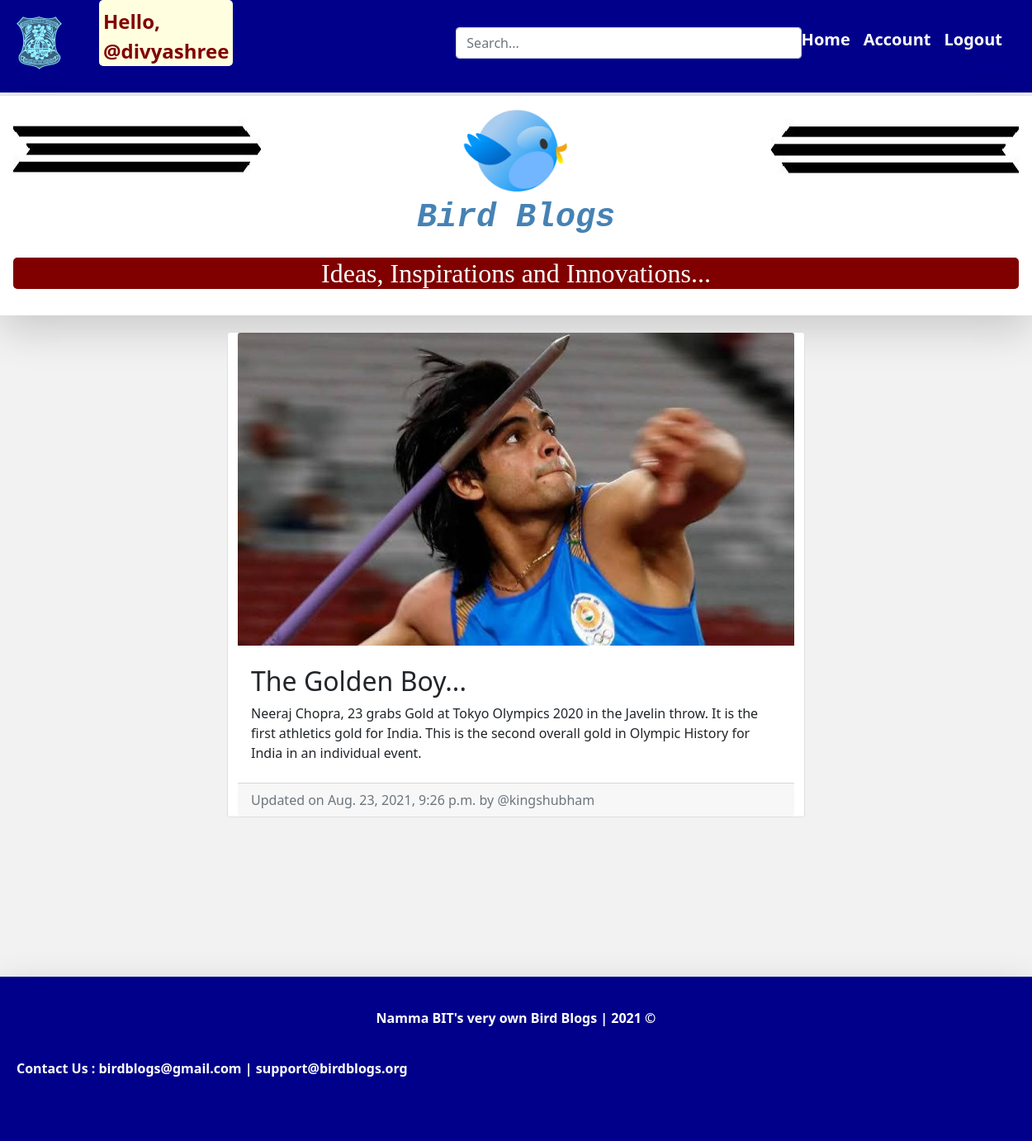
Page /blog/kingshubham-the-golden-boy/ (signed in) on the committed database.
### account/models.py (models this page shows, shortened)
class Account(AbstractBaseUser):
 	email=models.EmailField(verbose_name="email",max_length=60,unique=True)
 	username=models.CharField(verbose_name="username",max_length=30,unique=True)
 	date_joined=models.DateTimeField(verbose_name='date joined',auto_now_add=True)
 	last_login=models.DateTimeField(verbose_name='last login',auto_now=True)
 	is_admin=models.BooleanField(default=False)
 	is_student=models.BooleanField(default=True)
 	is_staff=models.BooleanField(default=False)
 	is_superuser=models.BooleanField(default=False)
 	USERNAME_FIELD='username'
 	REQUIRED_FIELDS=['email',]
 	objects=MyAccountManager()
 	def __str__(self):
 		return self.username

### blog/models.py (models this page shows, shortened)
class BlogPost(models.Model):
	title					=models.CharField(max_length=50,null=False, blank=False)
	body					=models.TextField(max_length=5000,null=False, blank=False)
	image					=models.ImageField(upload_to=upload_location,null=False, blank=False)
	date_published			=models.DateTimeField(auto_now_add=True, verbose_name="date published")
	date_updated			=models.DateTimeField(auto_now=True, verbose_name="date updated")
	author					=models.ForeignKey(settings.AUTH_USER_MODEL, on_delete=models.CASCADE)
	slug					=models.SlugField(blank=True, unique=True)

### blog/views.py (the view)
# urls.py: path('<slug>/', detail_blog_view, name="detail"),
def detail_blog_view(request,slug):
	context={}
	blog_post=get_object_or_404(BlogPost, slug=slug)
	context['blog_post']=blog_post
	return render(request, 'blog/detail_blog.html', context)

### blog/templates/blog/detail_blog.html (shortened to what this page needs)
{% extends 'base.html' %}
{% block content %}
<div class="container">
	<div class="row">
		<div class="card m-auto">
			<img class="card-img-top" src="{{blog_post.image.url}}">
			<div class="card-body mt-2 mb-2">
				<h2 class="card_title">{{blog_post.title}}</h2>
				<p class="card-text">{{blog_post.body|safe}}</p>
			</div>
			<div class="card-footer text-muted">
				Updated on {{blog_post.date_updated}} by {{blog_post.author}}
			</div>
		</div>
	</div>
</div>
{% endblock content %}

### templates/snippets/header.html (shortened to what this page needs)
{% load static %}
<link href="https://cdn.jsdelivr.net/npm/bootstrap@5.0.1/dist/css/bootstrap.min.css" rel="stylesheet">
    <div class="kyabe margin_style d-flex flex-column flex-md-row align-items-center pb-3 mb-4 border-bottom">
      <div style="margin-bottom: -5;">
        <a href="https://bit-bangalore.edu.in/">
          <img style="margin-left: 60px" class="imgyes img-fluid text-left mt-2" src="{% static 'bit_logo.png' %}" alt="BIT" width="55" height="75">
        </a>
      </div>
        <span class="fs-4 margin-right" >
        	{% if request.user.is_authenticated %}
        <p class="pt-2 hello">Hello, {{request.user.username}}</p>
        	{% endif %}
        </span>
        <div class="search-bar mt-sm-2 mr-2">
          <form method="get">
            <input type="text" class="form-control" name="q" id="id_q" placeholder="Search...">
          </form>
        </div>
      <nav class="d-inline-flex mt-2 mt-md-0 ms-md-auto" style="margin-right: 60px;">
      	{% if request.user.is_authenticated %}
      		<a class="ok top-bar py-2 me-3 text-decoration-none" href="{% url 'home' %}">Home</a>
			<a class="ok top-bar py-2 me-3 text-decoration-none" href="{% url 'account' %}">Account</a>
			<a class="ok top-bar py-2 me-3 text-decoration-none" href="{% url 'logout' %}">Logout</a>
		{% else %}
			<a class="ok top-bar py-2 me-3 text-decoration-none" href="{% url 'home' %}">Home</a>
			<a class="ok top-bar py-2 me-3 text-decoration-none" href="{% url 'login' %}">Login</a>
		    <a class="ok top-bar py-2 me-3 text-decoration-none btn btn-outline-success" href="{% url 'register' %}">Register</a>
        {% endif %}
      </nav>
    </div>
    <div style="margin-top: -22px;"class="p-3 pb-md-4 mx-auto text-center footer bg-white border-top shadow-lg">
  <div class="d-flex flex-column pb-3">
    <div class="inline-block">
      <img style="float:left" src="{% static 'three_left.png' %}" width="300" height="100">
      <img style="float:center" src="{% static 'new_logo.png' %}" width="130" height="100" alt="Bird">
      <img style="float:right" src="{% static 'three_right.png' %}" width="300" height="100" class="imageimage">
    </div><h1 class="mt-2 font_style">Bird Blogs</h1>
  </div>
      <h2 class=" fw-normal statement brdr">Ideas, Inspirations and Innovations...</h2>
 </div>

### templates/snippets/header.html (style rules this page uses)
body { background-image: linear-gradient(180deg, #eee, #fff 100px, #fff); }
.container { max-width: 960px; }
.margin_style { margin-left: 30px; margin-right: 30px; }
.margin-right { margin-left:100px; margin-right:300px; }
.search-bar { max-width:500px; width:100%; float: right !important; }
.font_style { font-family: "Lucida Console", "Courier New", monospace; font-weight: bold; font-style: italic; color: steelblue; }
.statement { background-color: maroon; color: white; font-family: 'Comic Sans MS'; float: center; font-weight: bold; border-radius: 5px; }
.top-bar { font-weight: bold; }
.hello { background-color: lightyellow; color: maroon; padding-left: 5px; padding-right: 5px; margin-right: -30px; border-radius: 5px; paddling-bottom: -2px; font-weight: bold; }
.kyabe { background-color: darkblue; margin-left: -40px; margin-right: -40px; }
.imgyes { filter: brightness(0.7) invert(1.0) sepia(.9) hue-rotate(160deg) saturate(200%); }
.ok { color: white; font-weight: bold; font-size: 20px; }

### templates/snippets/base_css.html (style rules this page uses)
body { background: #f2f2f2; }

### blog/templates/blog/detail_blog.html (style rules this page uses)
.card { max-width: 700px; }
.container { padding: 20px; }

### templates/snippets/footer.html (style rules this page uses)
.footer { min-height: 100px; background-color: darkblue; color: white; font-weight: bold; }

### rows in the picture
Account: user.username "@divyashree"
BlogPost: image (picture), title "The Golden Boy...", body "Neeraj Chopra, 23 grabs Gold at Tokyo Olympics 2020 in the Javelin throw. It is the first athletics gold for India. This is the second overall gold in Olympic History for India in an individual event.", date_updated "Aug. 23, 2021, 9:26 p.m.", author "@kingshubham"
